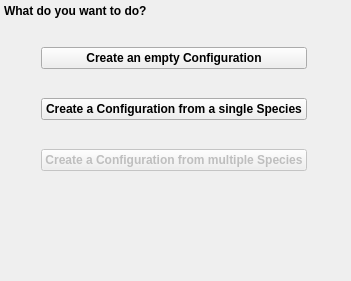
     <widget class="QWidget" name="StartPage">
      <layout class="QVBoxLayout" name="verticalLayout_2">
       <property name="spacing">
        <number>4</number>
       </property>
       <property name="leftMargin">
        <number>4</number>
       </property>
       <property name="topMargin">
        <number>4</number>
       </property>
       <property name="rightMargin">
        <number>4</number>
       </property>
       <property name="bottomMargin">
        <number>4</number>
       </property>
       <item>
        <widget class="QLabel" name="TopLabel_2">
         <property name="sizePolicy">
          <sizepolicy hsizetype="Expanding" vsizetype="Preferred">
           <horstretch>0</horstretch>
           <verstretch>0</verstretch>
          </sizepolicy>
         </property>
         <property name="font">
          <font>
           <weight>75</weight>
           <bold>true</bold>
          </font>
         </property>
         <property name="text">
          <string>What do you want to do?</string>
         </property>
        </widget>
       </item>
       <item>
        <layout class="QHBoxLayout" name="horizontalLayout_3">
         <item>
          <spacer name="horizontalSpacer_2">
           <property name="orientation">
            <enum>Qt::Horizontal</enum>
           </property>
           <property name="sizeHint" stdset="0">
            <size>
             <width>37</width>
             <height>175</height>
            </size>
           </property>
          </spacer>
         </item>
         <item>
          <layout class="QVBoxLayout" name="verticalLayout_3">
           <property name="spacing">
            <number>4</number>
           </property>
           <item>
            <widget class="QPushButton" name="StartCreateEmptyButton">
             <property name="font">
              <font>
               <weight>75</weight>
               <bold>true</bold>
              </font>
             </property>
             <property name="text">
              <string>Create an empty Configuration</string>
             </property>
             <property name="icon">
              <iconset resource="main.qrc">
               <normaloff>:/file/icons/file_new.svg</normaloff>:/file/icons/file_new.svg</iconset>
             </property>
             <property name="iconSize">
              <size>
               <width>24</width>
               <height>24</height>
              </size>
             </property>
             <property name="flat">
              <bool>false</bool>
             </property>
            </widget>
           </item>
           <item>
            <widget class="QPushButton" name="StartMonoSpeciesButton">
             <property name="font">
              <font>
               <weight>75</weight>
               <bold>true</bold>
              </font>
             </property>
             <property name="text">
              <string>Create a Configuration from a single Species</string>
             </property>
             <property name="icon">
              <iconset resource="main.qrc">
               <normaloff>:/tabs/icons/tabs_species.svg</normaloff>:/tabs/icons/tabs_species.svg</iconset>
             </property>
             <property name="iconSize">
              <size>
               <width>24</width>
               <height>24</height>
              </size>
             </property>
             <property name="flat">
              <bool>false</bool>
             </property>
            </widget>
           </item>
           <item>
            <widget class="QPushButton" name="StartMultiSpeciesButton">
             <property name="enabled">
              <bool>false</bool>
             </property>
             <property name="font">
              <font>
               <weight>75</weight>
               <bold>true</bold>
              </font>
             </property>
             <property name="text">
              <string>Create a Configuration from multiple Species</string>
             </property>
             <property name="icon">
              <iconset resource="main.qrc">
               <normaloff>:/special/icons/special_multiplespecies.svg</normaloff>:/special/icons/special_multiplespecies.svg</iconset>
             </property>
             <property name="iconSize">
              <size>
               <width>24</width>
               <height>24</height>
              </size>
             </property>
             <property name="flat">
              <bool>false</bool>
             </property>
            </widget>
           </item>
          </layout>
         </item>
         <item>
          <spacer name="horizontalSpacer_3">
           <property name="orientation">
            <enum>Qt::Horizontal</enum>
           </property>
           <property name="sizeHint" stdset="0">
            <size>
             <width>40</width>
             <height>20</height>
            </size>
           </property>
          </spacer>
         </item>
        </layout>
       </item>
       <item>
        <spacer name="verticalSpacer">
         <property name="orientation">
          <enum>Qt::Vertical</enum>
         </property>
         <property name="sizeHint" stdset="0">
          <size>
           <width>20</width>
           <height>80</height>
          </size>
         </property>
        </spacer>
       </item>
      </layout>
     </widget>
